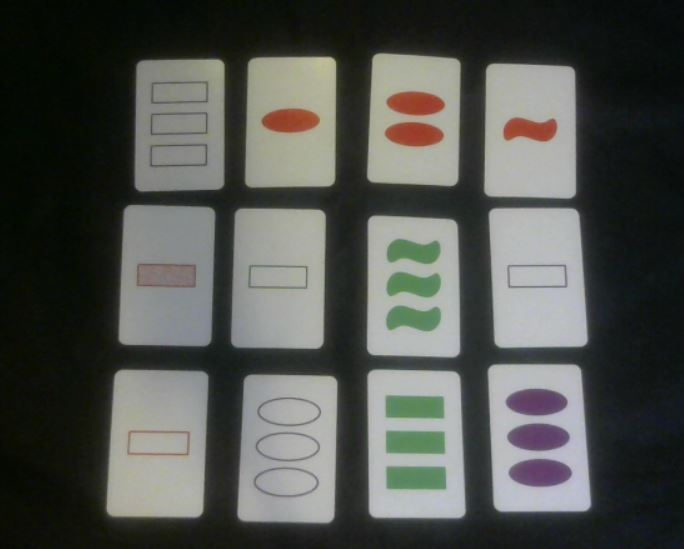
#> input picture img/cards1.jpg, 684 x 549 px, found by its file name
$ python imagethresh.py
#> lines starting #> are read from the running program, lines starting #| are printed output that depends on the picture; after the words box and inside, x2 and y2 are one past the last pixel; in counts of white or black regions, pixels touching at a corner belong together
import cv2
import numpy as np

img = cv2.imread('./img/cards1.jpg',0)
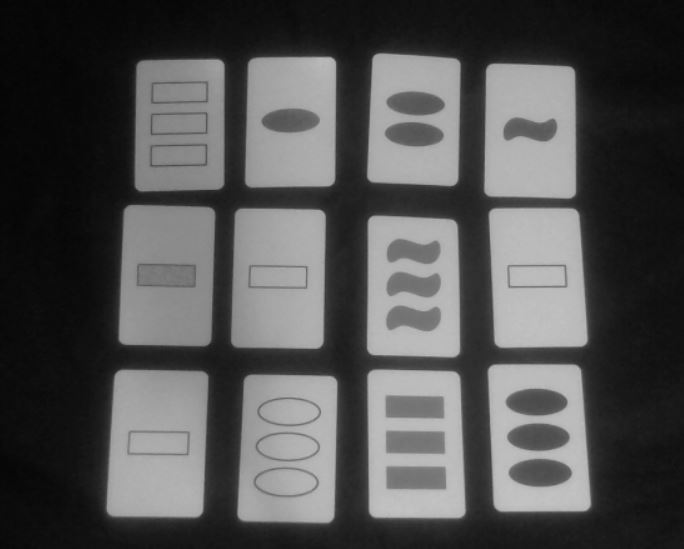
#> img: shape (549, 684); min 4, max 195, mean 81
_,th1 = cv2.threshold(img,127,255,cv2.THRESH_BINARY)
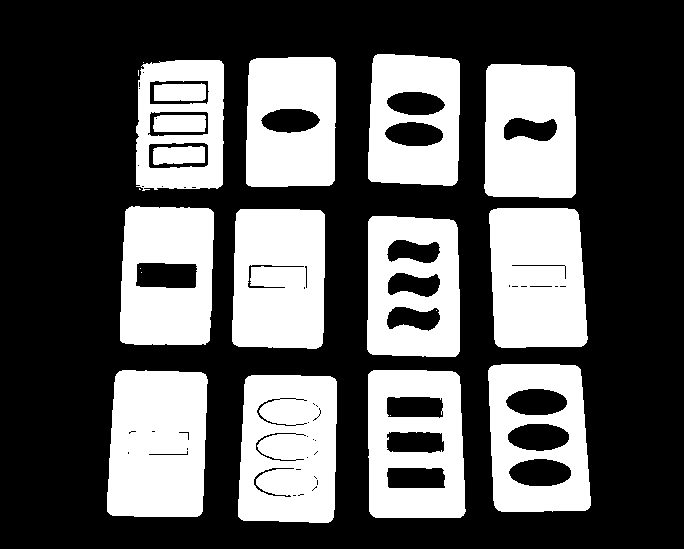
#> th1: shape (549, 684); 35.6% white; 22 white regions (7 under 20 px), largest, box (x1, y1, x2, y2) and area: (107, 370, 208, 517) 13674, (238, 375, 337, 523) 13353, (489, 208, 588, 348) 12610
_,th2 = cv2.threshold(img,127,255,cv2.THRESH_BINARY_INV)
_,th3 = cv2.threshold(img,127,255,cv2.THRESH_TRUNC)
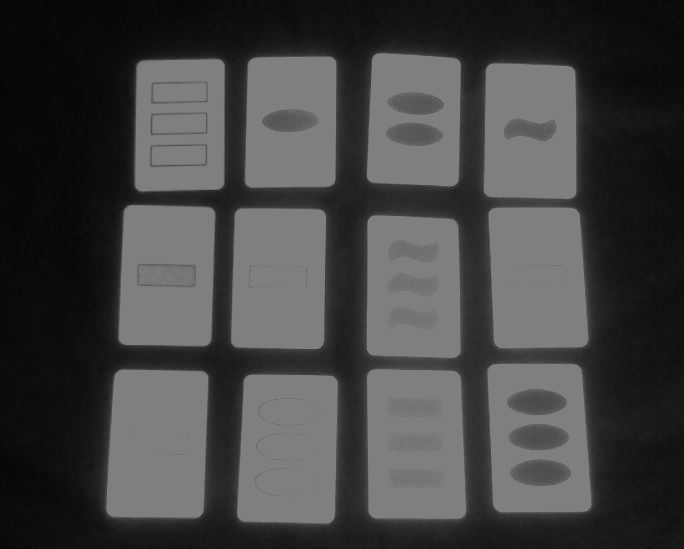
#> th3: shape (549, 684); min 4, max 127, mean 66.8
_,th4 = cv2.threshold(img,127,255,cv2.THRESH_TOZERO)
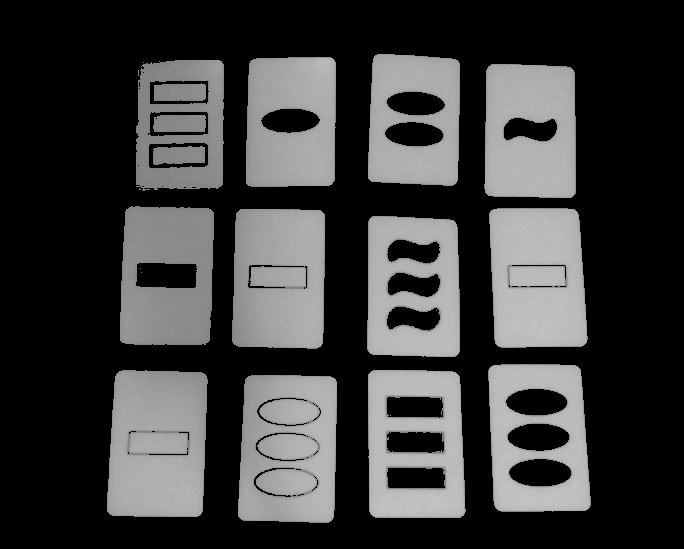
#> th4: shape (549, 684); min 0, max 195, mean 59.3
_,th5 = cv2.threshold(img,127,255,cv2.THRESH_TOZERO_INV)
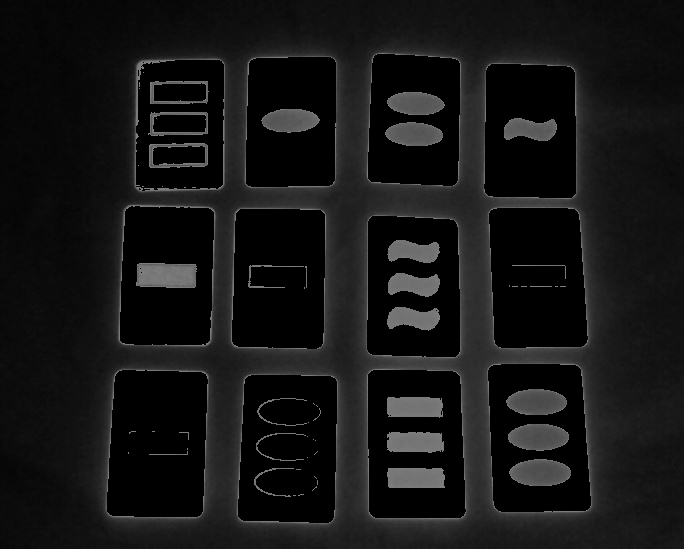
#> th5: shape (549, 684); min 0, max 127, mean 21.6
while(True):
    cv2.imshow('image',img)
    cv2.imshow('bin',th1)
    cv2.imshow('tozero',th4)
    cv2.imshow('tozeroinv',th5)
    if cv2.waitKey(1) & 0xFF == 27:
#> (key Esc is pressed here)
        break


cv2.waitKey(0)
cv2.destroyAllWindows()
